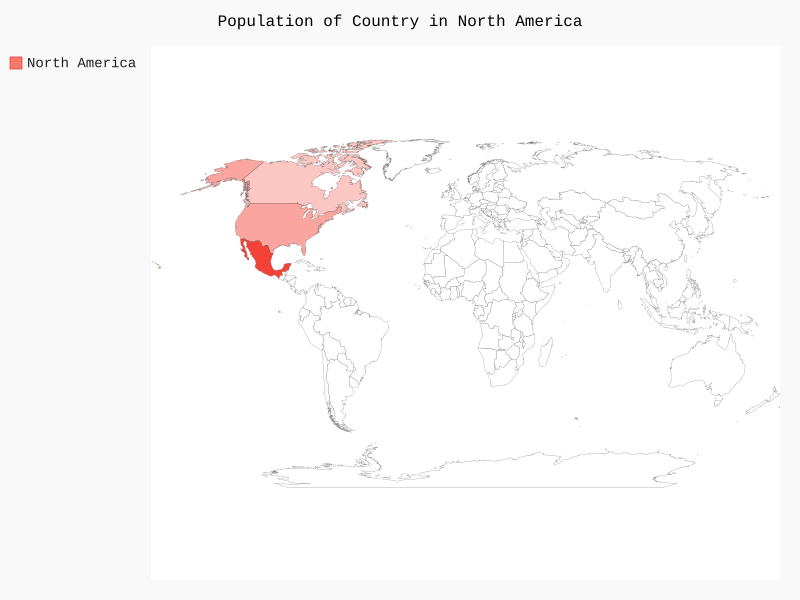

This figure's Python source:
#Grafica en un mapa la cantidad de habitantes en America del Norte
import pygal
from pygal.maps.world import World

wm = World()
wm.title = "Population of Country in North America"
wm.add('North America',{'ca':3412600,'us':30934900,'mx':113423000})
wm.render_to_file('na_population.svg')

wm.render_to_file('na_population.svg')
